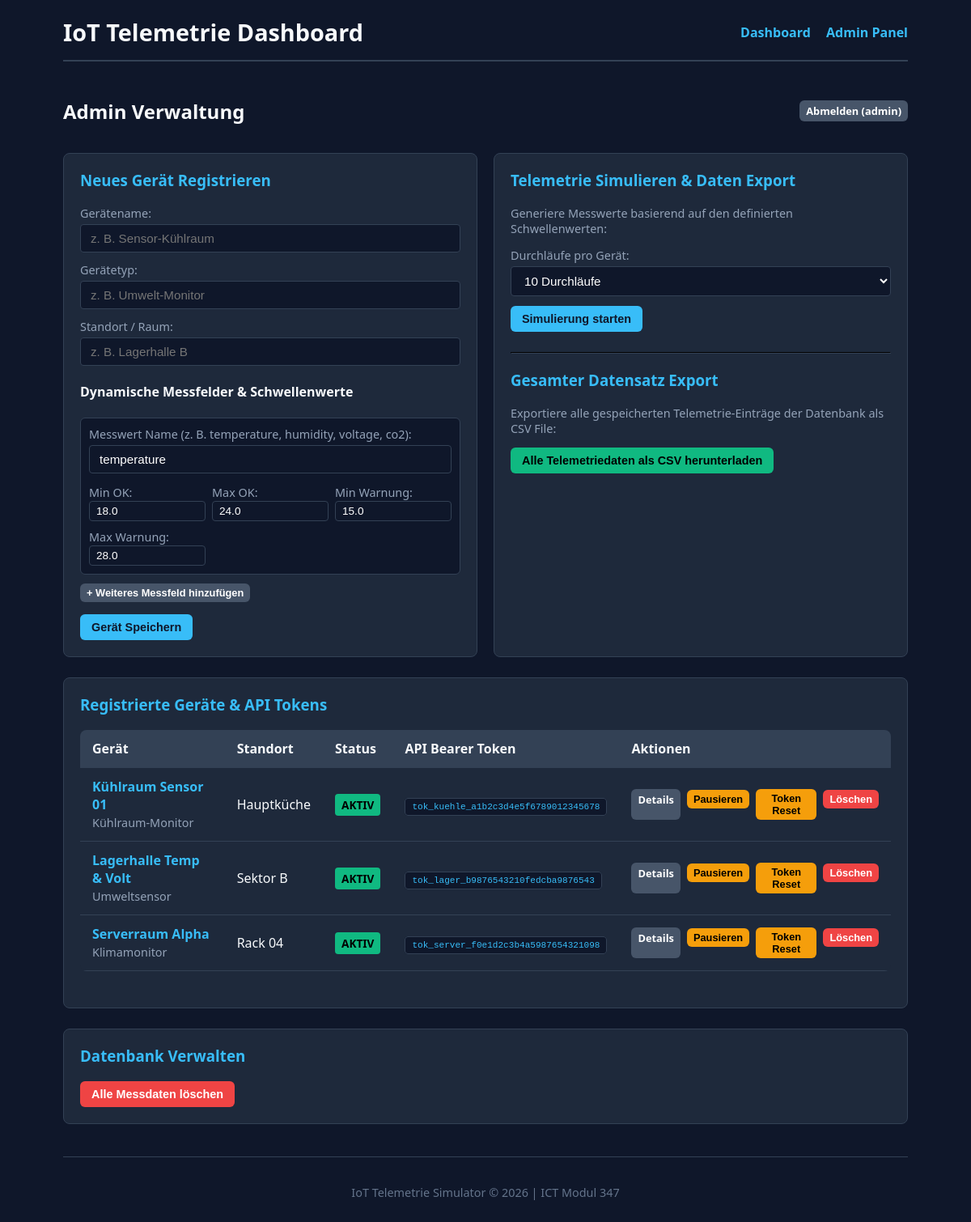
/admin.php (signed in), run on the app's committed database.
### tables this page shows
CREATE TABLE
    devices (
        id INT AUTO_INCREMENT PRIMARY KEY,
        device_name VARCHAR(100) NOT NULL,
        device_type VARCHAR(50) NOT NULL,
        location VARCHAR(100) NOT NULL,
        api_token VARCHAR(64) NOT NULL UNIQUE,
        threshold_config JSON NOT NULL,
        is_paused TINYINT(1) NOT NULL DEFAULT 0,
        created_at TIMESTAMP DEFAULT CURRENT_TIMESTAMP
    );

### admin.php (the view, shortened to what this page needs)
<?php
$pdo = getDBConnection();
$devices = $pdo->query("SELECT * FROM devices ORDER BY device_name ASC")->fetchAll();
include 'includes/header.php';
?>
<div class="flex-between mb-3">
    <h2>Admin Verwaltung</h2>
    <a href="logout.php" class="btn btn-secondary btn-sm">Abmelden (<?= htmlspecialchars($_SESSION['username']) ?>)</a>
</div>
<div class="card-grid">
    <div class="card">
        <h3>Neues Gerät Registrieren</h3>
        <form method="POST">
            <div class="form-group">
                <label for="device_name">Gerätename:</label>
                <input type="text" name="device_name" id="device_name" class="form-control" required
                    placeholder="z. B. Sensor-Kühlraum">
            </div>
            <div class="form-group">
                <label for="device_type">Gerätetyp:</label>
                <input type="text" name="device_type" id="device_type" class="form-control" required
                    placeholder="z. B. Umwelt-Monitor">
            </div>
            <div class="form-group mb-3">
                <label for="location">Standort / Raum:</label>
                <input type="text" name="location" id="location" class="form-control" required
                    placeholder="z. B. Lagerhalle B">
            </div>
            <h4>Dynamische Messfelder & Schwellenwerte</h4>
            <div id="metricsContainer">
                <div class="metric-builder-row">
                    <div class="form-group">
                        <label>Messwert Name (z. B. temperature, humidity, voltage, co2):</label>
                        <input type="text" name="metric_key[]" class="form-control" value="temperature" required>
                    </div>
                    <div class="form-row mt-2">
                        <div>
                            <small class="text-muted">Min OK:</small>
                            <input type="number" step="0.1" name="metric_min_ok[]" class="form-control form-control-sm"
                                value="18.0">
                        </div>
                        <div>
                            <small class="text-muted">Max OK:</small>
                            <input type="number" step="0.1" name="metric_max_ok[]" class="form-control form-control-sm"
                                value="24.0">
                        </div>
                        <div>
                            <small class="text-muted">Min Warnung:</small>
                            <input type="number" step="0.1" name="metric_min_warn[]"
                                class="form-control form-control-sm" value="15.0">
                        </div>
                        <div>
                            <small class="text-muted">Max Warnung:</small>
                            <input type="number" step="0.1" name="metric_max_warn[]"
                                class="form-control form-control-sm" value="28.0">
                        </div>
                    </div>
                </div>
            </div>
            <button type="button" id="addMetricBtn" class="btn btn-secondary btn-sm mb-3">+ Weiteres Messfeld
                hinzufügen</button>
            <br>
            <button type="submit" name="add_device" class="btn btn-primary">Gerät Speichern</button>
        </form>
    </div>
    <div class="card">
        <h3>Telemetrie Simulieren & Daten Export</h3>
        <form method="POST" class="mb-4">
            <p class="text-muted">Generiere Messwerte basierend auf den definierten Schwellenwerten:</p>
            <div class="form-group mb-3">
                <label for="amount">Durchläufe pro Gerät:</label>
                <select name="amount" id="amount" class="form-select">
                    <option value="10" selected>10 Durchläufe</option>
                </select>
            </div>
            <button type="submit" name="generate" class="btn btn-primary">Simulierung starten</button>
        </form>
        <hr style="border-color: var(--border-color); margin: 20px 0;">
        <h3>Gesamter Datensatz Export</h3>
        <p class="text-muted">Exportiere alle gespeicherten Telemetrie-Einträge der Datenbank als CSV File:</p>
        <form method="POST">
            <button type="submit" name="export_csv_admin" class="btn btn-success">Alle Telemetriedaten als CSV
                herunterladen</button>
        </form>
    </div>
</div>
<div class="card mb-4">
    <h3>Registrierte Geräte & API Tokens</h3>
    <table>
        <thead>
            <tr>
                <th>Gerät</th>
                <th>Standort</th>
                <th>Status</th>
                <th>API Bearer Token</th>
                <th>Aktionen</th>
            </tr>
        </thead>
        <tbody>
            <?php foreach ($devices as $d): ?>
                <tr>
                    <td>
                        <a href="sensor.php?id=<?= $d['id'] ?>" class="btn-link"
                            style="color: var(--accent-color); font-weight: bold; text-decoration: none;">
                            <?= htmlspecialchars($d['device_name']) ?>
                        </a><br>
                        <small class="text-muted"><?= htmlspecialchars($d['device_type']) ?></small>
                    </td>
                    <td><?= htmlspecialchars($d['location']) ?></td>
                    <td>
                        <?php if (!empty($d['is_paused'])): ?>
                            <span class="badge" style="background-color: #f59e0b; color: #000;">PAUSIERT</span>
                        <?php else: ?>
                            <span class="badge badge-OK">AKTIV</span>
                        <?php endif; ?>
                    </td>
                    <td><span class="token-code"><?= htmlspecialchars($d['api_token']) ?></span></td>
                    <td>
                        <div class="flex-gap-2">
                            <a href="sensor.php?id=<?= $d['id'] ?>" class="btn btn-secondary btn-sm">Details</a>
                            <form method="POST" style="margin: 0;">
                                <?php if (!empty($d['is_paused'])): ?>
                                    <button type="submit" name="toggle_pause" class="btn btn-success btn-sm">Fortsetzen</button>
                                <?php else: ?>
                                    <button type="submit" name="toggle_pause" class="btn btn-warning btn-sm">Pausieren</button>
                                <?php endif; ?>
                            </form>
                            <form method="POST" style="margin: 0;">
                                <button type="submit" name="regenerate_token" class="btn btn-warning btn-sm">Token
                                    Reset</button>
                            </form>
                            <form method="POST" style="margin: 0;" onsubmit="return confirm('Gerät wirklich löschen?');">
                                <button type="submit" name="delete_device" class="btn btn-danger btn-sm">Löschen</button>
                            </form>
                        </div>
                    </td>
                </tr>
            <?php endforeach; ?>
        </tbody>
    </table>
</div>
<div class="card">
    <h3>Datenbank Verwalten</h3>
    <form method="POST" onsubmit="return confirm('Möchtest du wirklich alle Telemetrie-Daten löschen?');">
        <button type="submit" name="clear_data" class="btn btn-danger">Alle Messdaten löschen</button>
    </form>
</div>
<?php include 'includes/footer.php'; ?>

### includes/header.php (shortened to what this page needs)
<!DOCTYPE html>
<html lang="de">
<head>
</head>
<body>
    <div class="container">
        <header>
            <h1>IoT Telemetrie Dashboard</h1>
            <nav>
                <a href="index.php">Dashboard</a>
                <a href="admin.php">Admin Panel</a>
            </nav>
        </header>

### includes/footer.php
<footer
    style="margin-top: 40px; text-align: center; color: #64748b; font-size: 0.9em; border-top: 1px solid var(--border-color); padding-top: 20px;">
    <p>IoT Telemetrie Simulator &copy; <?= date('Y') ?> | ICT Modul 347</p>
</footer>
</div>
</body>
</html>

### includes/header.php (style rules this page uses)
:root { --bg-color: #0f172a; --card-bg: #1e293b; --text-color: #f8fafc; --muted-color: #94a3b8; --accent-color: #38bdf8; --border-color: #334155; --danger: #ef4444; --warning: #f59e0b; --success: #10b981; --secondary: #475569; }
body { font-family: system-ui, -apple-system, sans-serif; background-color: var(--bg-color); color: var(--text-color); margin: 0; padding: 20px; }
.container { max-width: 90%; margin: 0 auto; }
header { display: flex; justify-content: space-between; align-items: center; border-bottom: 2px solid var(--border-color); padding-bottom: 15px; margin-bottom: 25px; }
header h1 { margin: 0; font-size: 1.8rem; }
nav a { color: var(--accent-color); text-decoration: none; font-weight: bold; margin-left: 15px; }
.card-grid { display: grid; grid-template-columns: repeat(auto-fit, minmax(280px, 1fr)); gap: 20px; margin-bottom: 25px; }
.card { background-color: var(--card-bg); padding: 20px; border-radius: 8px; border: 1px solid var(--border-color); }
.card h3 { margin-top: 0; color: var(--accent-color); }
.flex-between { display: flex; justify-content: space-between; align-items: center; }
.flex-gap-2 { display: flex; gap: 8px; }
.text-muted { color: var(--muted-color); font-size: 0.9em; }
.mb-3 { margin-bottom: 15px; }
.mb-4 { margin-bottom: 25px; }
.mt-2 { margin-top: 10px; }
table { width: 100%; border-collapse: collapse; background-color: var(--card-bg); border-radius: 8px; overflow: hidden; margin-bottom: 25px; }
th, td { padding: 12px 15px; text-align: left; border-bottom: 1px solid var(--border-color); }
th { background-color: #334155; }
.form-group { margin-bottom: 12px; }
.form-group label { display: block; margin-bottom: 4px; font-size: 0.9em; color: var(--muted-color); }
.form-control, .form-select, .form-textarea { width: 100%; padding: 8px 12px; border-radius: 4px; background: #0f172a; color: #fff; border: 1px solid var(--border-color); box-sizing: border-box; font-size: 0.95em; }
.form-control-sm { padding: 4px 8px; font-size: 0.85em; }
.form-row { display: grid; grid-template-columns: repeat(auto-fit, minmax(120px, 1fr)); gap: 8px; align-items: center; }
.metric-builder-row { background: #0f172a; padding: 10px; border-radius: 6px; border: 1px solid var(--border-color); margin-bottom: 10px; }
.badge { padding: 4px 8px; border-radius: 4px; font-weight: bold; font-size: 0.85em; }
.badge-OK { background-color: var(--success); color: #000; }
.token-code { font-family: monospace; background: #0f172a; padding: 4px 8px; border-radius: 4px; border: 1px solid var(--border-color); font-size: 0.85em; color: var(--accent-color); user-select: all; }
button, .btn { background: var(--accent-color); color: #0f172a; border: none; padding: 8px 14px; font-weight: bold; border-radius: 6px; cursor: pointer; text-decoration: none; display: inline-block; font-size: 0.9em; }
.btn-secondary { background: var(--secondary); color: #fff; }
.btn-success { background: var(--success); color: #000; }
.btn-warning { background: var(--warning); color: #000; }
.btn-danger { background: var(--danger); color: #fff; }
.btn-sm { padding: 4px 8px; font-size: 0.8em; }

### data on the page
devices: device_name "Kühlraum Sensor 01", device_type "Kühlraum-Monitor", location "Hauptküche", is_paused "AKTIV", api_token "tok_kuehle_a1b2c3d4e5f6789012345678"
devices: device_name "Lagerhalle Temp & Volt", device_type "Umweltsensor", location "Sektor B", is_paused "AKTIV", api_token "tok_lager_b9876543210fedcba9876543"
devices: device_name "Serverraum Alpha", device_type "Klimamonitor", location "Rack 04", is_paused "AKTIV", api_token "tok_server_f0e1d2c3b4a5987654321098"

### other printed values
$_SESSION['username'] "admin"
